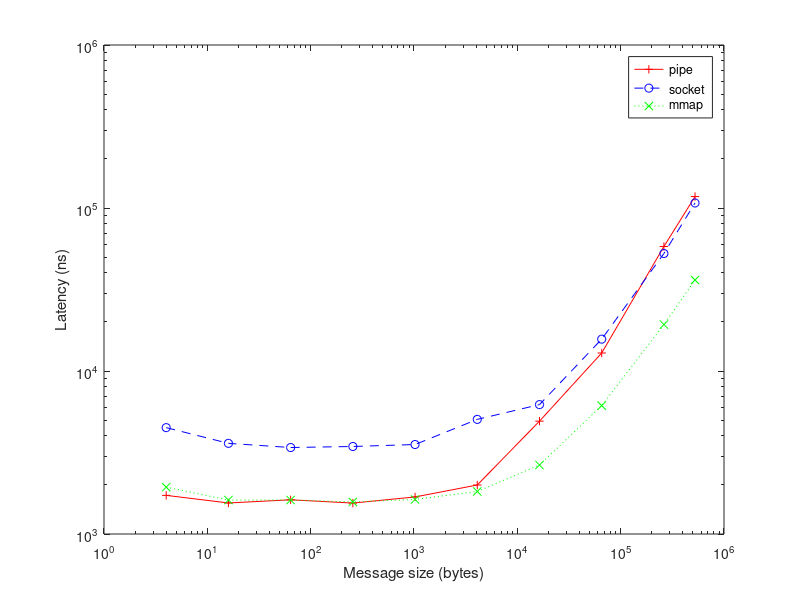

MATLAB code to generate this figure:
x = [4 16 64 256 1024 4096 16386 65536 262144 524288];
y1 = [1726 1550 1621 1548 1688 1998 4924 12898 58051 117564];
y2 = [4493 3599 3393 3443 3540 5049 6220 15684 52584 107334];
y3 = [1939 1616 1616 1573 1629 1823 2650 6134 19274 36160];

figure
loglog(x, y1, 'r-+', x, y2, 'b--o', x, y3, 'g:x')

xlabel('Message size (bytes)')
ylabel('Latency (ns)')
legend('pipe', 'socket', 'mmap')

print -deps 'latency.eps'
